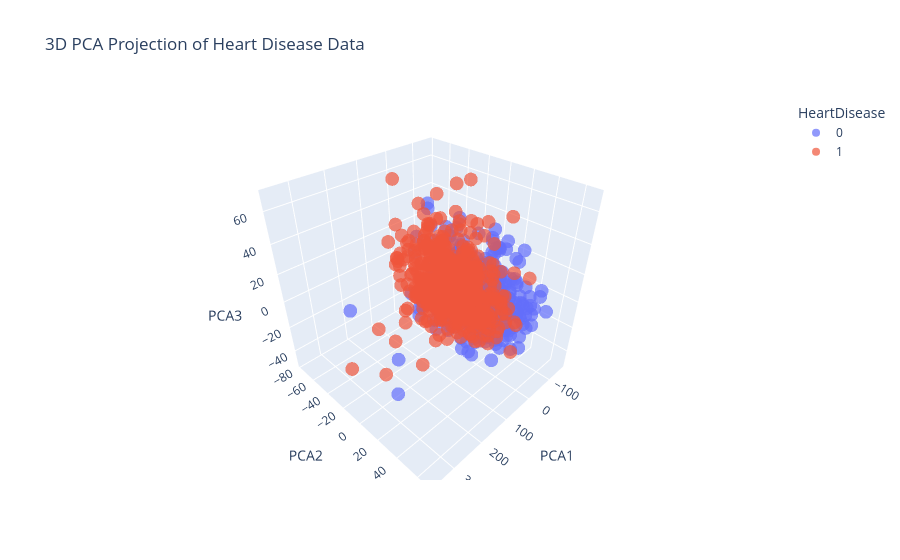

This figure's notebook cell:
### Code cell
pca = PCA(n_components=3)
X_pca = pca.fit_transform(X)

pca_df = pd.DataFrame(
    data=X_pca,
    columns=['PCA1', 'PCA2', 'PCA3']
)

pca_df['HeartDisease'] = y.values.astype(str)

fig3 = px.scatter_3d(
    pca_df,
    x='PCA1',
    y='PCA2',
    z='PCA3',
    color='HeartDisease',
    title='3D PCA Projection of Heart Disease Data',
    opacity=0.7
)

fig3.show()

### Figure 1 — Plotly figure (JSON) as saved in the notebook; plotly's stock layout.template omitted (floating-point values rounded to 4 significant figures; data arrays with more than 128 entries replaced by an {"elided": "..."} marker saying what was removed)
{"data": [{"hovertemplate": "HeartDisease=0<br>PCA1=%{x}<br>PCA2=%{y}<br>PCA3=%{z}<extra></extra>", "legendgroup": "0", "marker": {"color": "#636efa", "opacity": 0.7, "symbol": "circle"}, "mode": "markers", "name": "0", "scene": "scene", "showlegend": true, "type": "scatter3d", "x": {"elided": "410 float values"}, "y": {"elided": "410 float values"}, "z": {"elided": "410 float values"}}, {"hovertemplate": "HeartDisease=1<br>PCA1=%{x}<br>PCA2=%{y}<br>PCA3=%{z}<extra></extra>", "legendgroup": "1", "marker": {"color": "#EF553B", "opacity": 0.7, "symbol": "circle"}, "mode": "markers", "name": "1", "scene": "scene", "showlegend": true, "type": "scatter3d", "x": {"elided": "508 float values"}, "y": {"elided": "508 float values"}, "z": {"elided": "508 float values"}}], "layout": {"legend": {"title": {"text": "HeartDisease"}, "tracegroupgap": 0}, "scene": {"domain": {"x": [0, 1], "y": [0, 1]}, "xaxis": {"title": {"text": "PCA1"}}, "yaxis": {"title": {"text": "PCA2"}}, "zaxis": {"title": {"text": "PCA3"}}}, "title": {"text": "3D PCA Projection of Heart Disease Data"}}}
